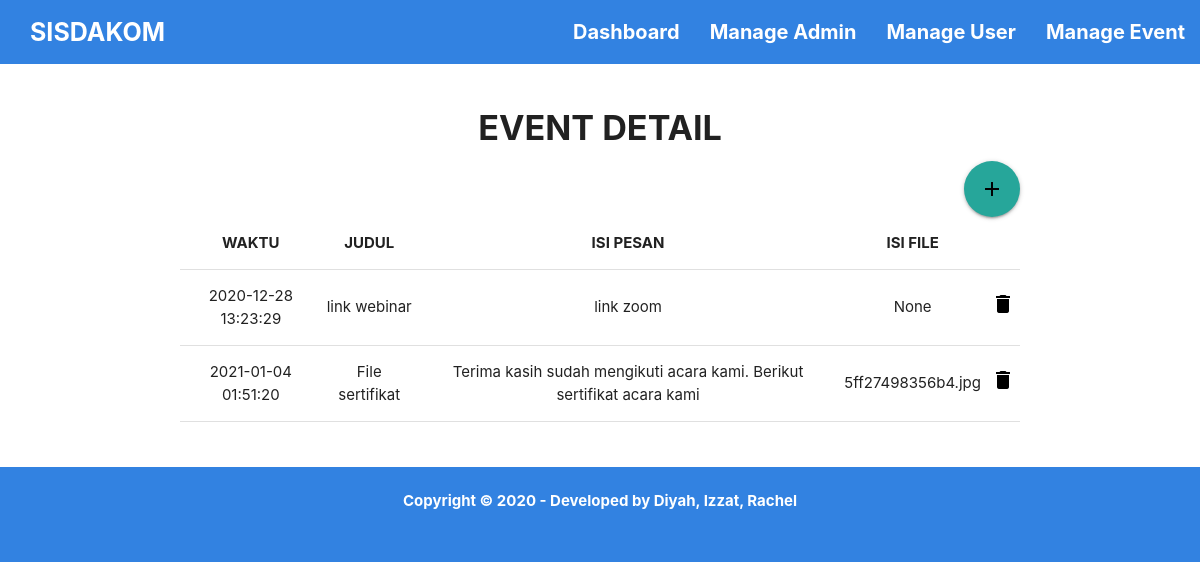
Page /templates/admin-event-detail.php?id_user=1&id_event=30 (signed in) on the earlier database version.
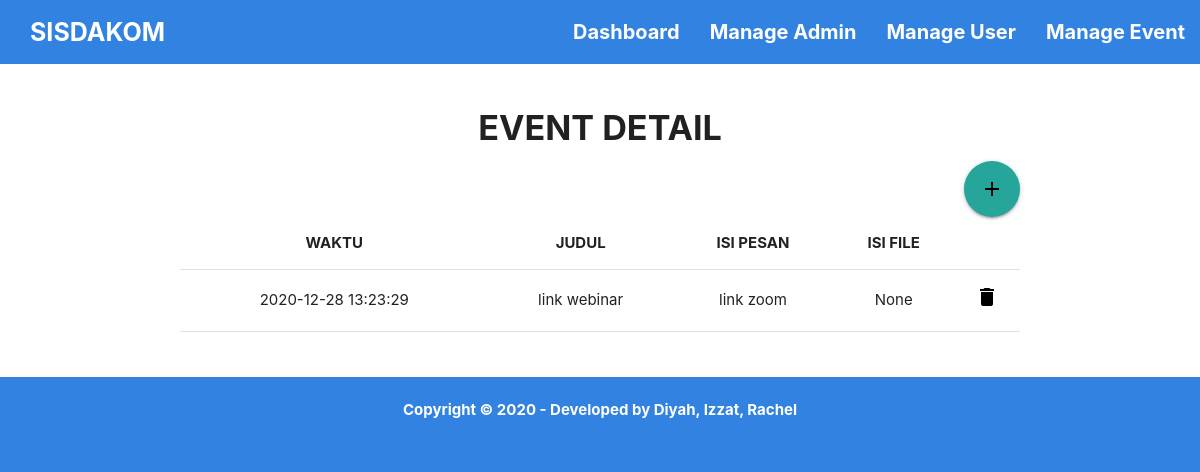
Same page on the later database version.
### tables this page shows
CREATE TABLE `event_detail` (
  `id_detail` int(11) NOT NULL,
  `id_user` int(11) NOT NULL,
  `id_admin` int(11) NOT NULL,
  `id_event` int(11) NOT NULL,
  `judul_pesan` varchar(255) NOT NULL,
  `isi_pesan` varchar(1000) NOT NULL,
  `file` varchar(255) NOT NULL,
  `timedate` timestamp NOT NULL DEFAULT current_timestamp() ON UPDATE current_timestamp()
);

### templates/functions2.php (called while the page is built, shortened)
<?php
$conn = mysqli_connect("localhost","root","","sisdakom");
function query($query) {
    global $conn;
    $result = mysqli_query($conn, $query);
    $rows = [];
    while( $row = mysqli_fetch_assoc($result) ){
        $rows[] = $row;
    }
    return $rows;
}
?>

### templates/admin-event-detail.php (the view, shortened to what this page needs)
<?php
require 'functions2.php';
$id_user = $_GET["id_user"];
$id_event = $_GET["id_event"];
$event = query("SELECT * FROM event_detail
            INNER JOIN user ON event_detail.id_user = user.id_user
            INNER JOIN event ON event_detail.id_event = event.id_event
            INNER JOIN admin ON event_detail.id_admin = admin.id_admin");
?>
<!DOCTYPE html>
<html lang="en">
<head>
    <link rel="stylesheet" href="../static/css/main.css">
    <link rel="stylesheet" href="../static/css//materialize.css">
</head>
<body class="blue">
    <nav class="blue">
        <div class="nav-wrapper">
            <a href="#" class="brand-logo white-text" style="font-size: 25px;"><b>SISDAKOM</b></a>
            <ul id="nav-mobile" class="right hide-on-med-and-down">
                <li><a href="admin-dashboard.php" class="white-text" style="font-size: 20px;"><b>Dashboard</b></a></li>
                <li><a href="admin-list.php" class="white-text" style="font-size: 20px;"><b>Manage Admin</b></a></li>
                <li><a href="admin-userlist.php" class="white-text" style="font-size: 20px;"><b>Manage User</b></a></li>
                <li><a href="admin-manage-event.php" class="white-text" style="font-size: 20px;"><b>Manage Event</b></a></li>
            </ul>
        </div>
    </nav>
    <main class="white">
        <br>
        <div class="container">
            <h4 class="center typo-1"><b>EVENT DETAIL</b></h4>
            <div>
                <a href="admin-add-event-detail.php?id_user=<?= $id_user ?>&id_event=<?= $id_event ?>" class="btn-floating btn-large waves-effect waves-light green accent-2 right"><i class="black-text material-icons">add</i></a>
            </div>
            <table class="centered responsive-table">
                <thead>
                    <tr>
                        <th>WAKTU</th>
                        <th>JUDUL</th>
                        <th>ISI PESAN</th>
                        <th>ISI FILE</th>
                        <th></th>
                    </tr>
                </thead>
                <tbody>
                    <?php foreach( $event as $row) : ?>
                        <?php if( $row["id_event"] == $id_event and $row["id_user"] == $id_user and $row["id_admin"] == $_SESSION["login"] ) { ?>
                    <tr>
                        <td><?= $row["timedate"]; ?></td>
                        <td><?= $row["judul_pesan"]; ?></td>
                        <td><?= $row["isi_pesan"]; ?></td>
                        <td><?= $row["file"]; ?></td>
                        <td><a href="admin-delete-event-detail.php?id_user=<?= $id_user ?>&id_event=<?= $id_event ?>&id=<?= $row["id_detail"]; ?>" onclick="
                            return confirm('Apakah Anda yakin?');" class="black-text"><b><i class="green-text accent-2-text material-icons">delete</i></b></a></td>
                    </tr>
                        <?php } ?>
                    <?php endforeach; ?>
                </tbody>
            </table>
        </div>
        <br>
        <br>
    </main>
    <footer class="blue">
        <br>
        <div class="center">
            <a class="white-text"><b>Copyright © 2020 - Developed by Diyah, Izzat, Rachel</b></a>
        </div>
        <br>
    </footer>
</body>
</html>

Differences in the rows shown:
removed event_detail: timedate "2021-01-04 01:51:20", judul_pesan "File sertifikat", isi_pesan "Terima kasih sudah mengikuti acara kami. Berikut sertifikat acara kami", file "5ff27498356b4.jpg"
